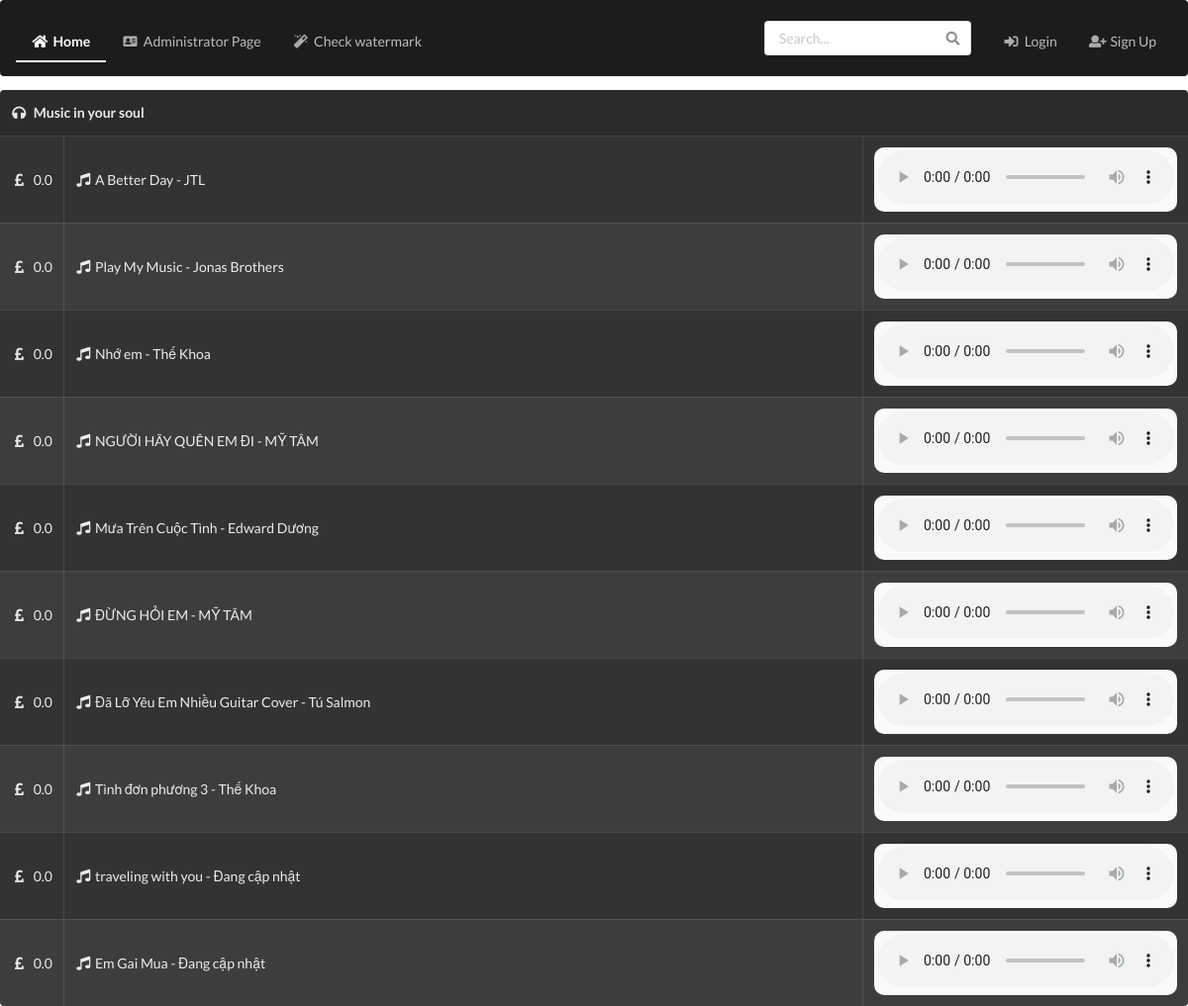
The app's page /, older data.
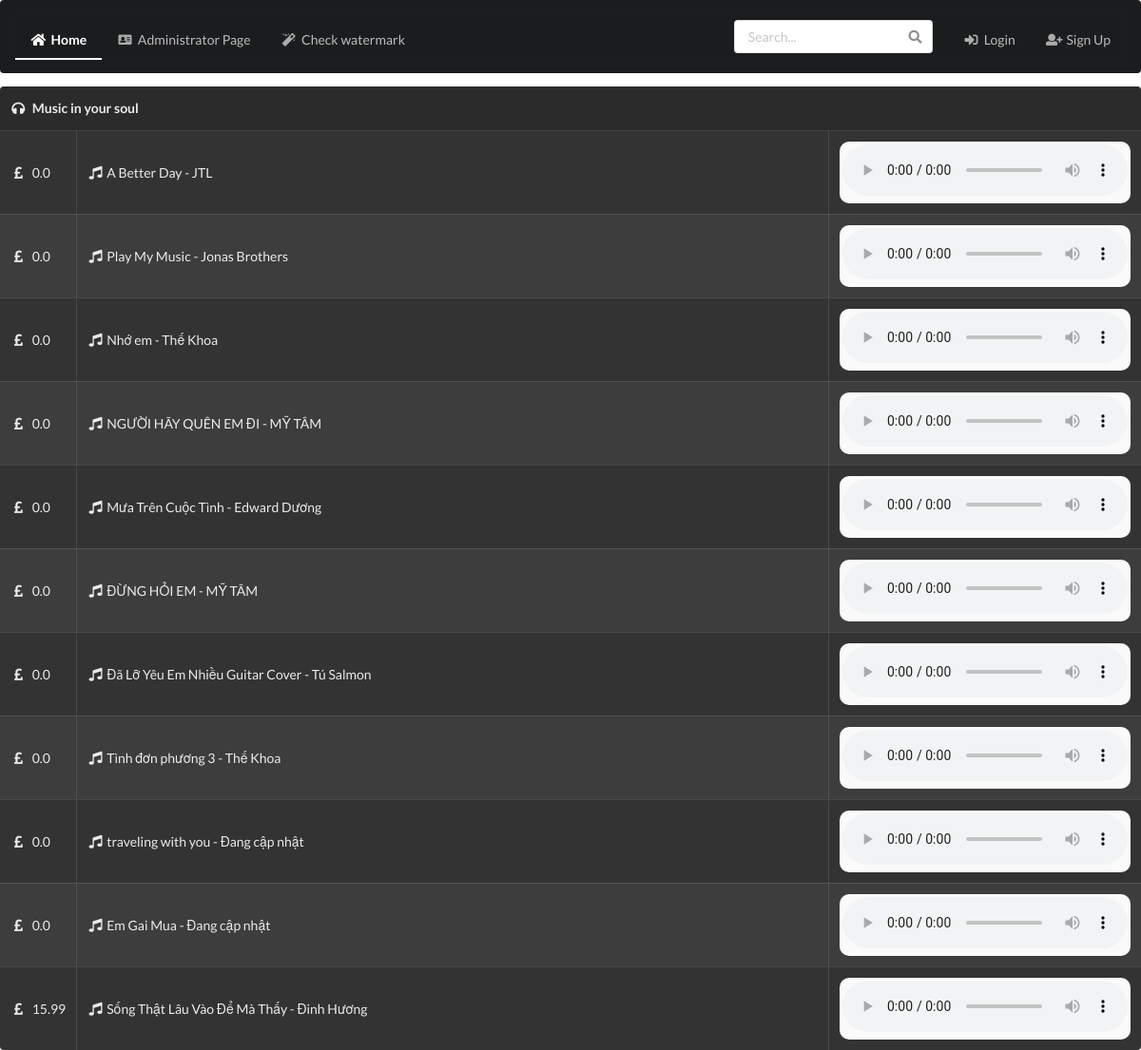
The same page, newer data.
### watermark/models.py (models this page shows, shortened)
class Song(models.Model):
    id = models.CharField(max_length=20, primary_key=True, unique=True)
    name = models.CharField(null=True, blank=True, max_length=150)
    author = models.CharField(null=True, blank=True, max_length=100)
    srcLink = models.CharField(null=True, blank=True, max_length=250)
    genre = models.CharField(null=True, blank=True, max_length=100)
    fileType = models.CharField(blank=True, max_length=10)
    price = models.FloatField(default=0)
    ownuser = models.ForeignKey(User, on_delete=models.CASCADE, blank=True, null=True)
    class Meta:
        db_table = 'watermark_song'

### watermark/views.py (the view)
# urls.py: 2. Add a URL to urlpatterns:  path('', views.home, name='home')
def home(request):
    songs = Song.objects.filter(ownuser__exact=None)
    if not songs:
        save_files_to_sqlite()
        songs = Song.objects.filter(ownuser__exact=None)
    return render(request, 'index.html', {'songs':songs})

### watermark/templates/index.html (shortened to what this page needs)
{% extends 'base.html' %}
{% block content %}
{% if songs.count > 0 %}
<table class="ui selectable inverted celled striped table">
    <thead>
    <tr>
        <th colspan="3">
            <i class="headphones icon"></i>
            Music in your soul
        </th>
    </tr>
    </thead>
    <tbody>
    {% for song in songs %}
    <tr id="{{ song.id }}">
        <td class="collapsing">
            <i class="pound sign icon"></i> {{ song.price }}
        </td>
        <td>
            <i class="music icon"></i>{{ song.name }} -  {{ song.author }}
        </td>
        <td class="collapsing">
            <div style="background-color: #fafafa;
                        padding: 3px;
                        display: inline-block;
                        border-radius: 10px;">
                <audio controls controlsList="nodownload" onplay="playEvent(this)">
                    <source src="https://docs.google.com/uc?export=open&id={{ song.id }}" type="audio/mp3">
                </audio>
            </div>
        </td>
    </tr>
    {% endfor %}
    </tbody>
</table>
{% endif %}
{% endblock %}

### watermark/templates/base.html (shortened to what this page needs)
{% load static %}
<!doctype html>
<html lang="en">
<head>
    <link rel="stylesheet" type="text/css" href="{% static 'dist/semantic.min.css' %}">
    <link rel="stylesheet" href="{% static 'custom_css.css' %}">
</head>
<body>
    {% block navigator %}
    <div class="ui inverted segment">
        <div class="ui inverted secondary pointing menu">
            <a class="item" id="home" href="{% url 'homepage' %}">
                <i class="home icon"></i>
                Home
            </a>
            <a class="item" id="admin" href="/admin">
                <i class="address card icon"></i>
                Administrator Page
            </a>
            <a class="item" id="check" href="{% url 'decode' %}">
                <i class="magic icon"></i>
                Check watermark
            </a>
            <div class="right menu">
                <div class="item">
                    <div class="ui icon input">
                        <input type="text" placeholder="Search...">
                        <i class="search link icon"></i>
                    </div>
                </div>
                {% if not user.is_authenticated %}
                    <a class="ui item" id="login_nav" href="{% url 'login' %}">
                        <i class="sign in alternate icon"></i>
                        Login
                    </a>
                    <a class="ui item" id="signup_nav" href="{% url 'signup' %}">
                        <i class="user plus icon"></i>
                        Sign Up
                    </a>
                {% endif %}
            </div>
        </div>
    </div>
    {% endblock %}
    <div style="height: 100%;">
        {% block content %}
        {% endblock %}
    </div>
</body>
</html>

Row changes from the older to the newer data that the page shows:
added Song: price "15.99", name "Sống Thật Lâu Vào Để Mà Thấy", author "Đinh Hương"
